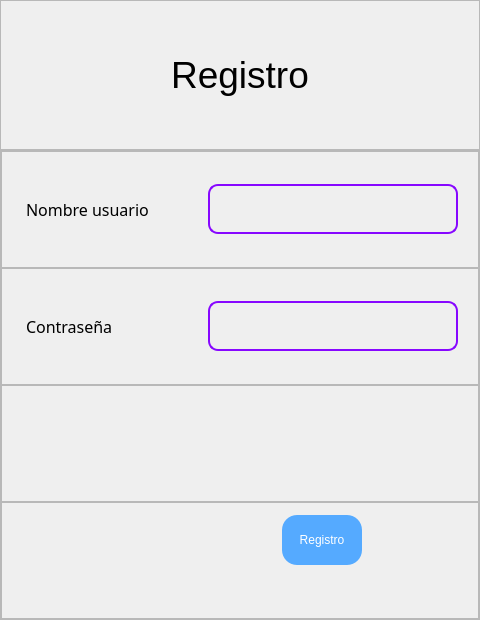
<?xml version="1.0" encoding="UTF-8"?>
<ui version="4.0">
 <class>MainWindow</class>
 <widget class="QMainWindow" name="MainWindow">
  <property name="geometry">
   <rect>
    <x>0</x>
    <y>0</y>
    <width>480</width>
    <height>620</height>
   </rect>
  </property>
  <property name="windowTitle">
   <string>Registro NoteDesk</string>
  </property>
  <widget class="QWidget" name="centralwidget">
   <layout class="QGridLayout" name="gridLayout">
    <property name="leftMargin">
     <number>0</number>
    </property>
    <property name="topMargin">
     <number>0</number>
    </property>
    <property name="rightMargin">
     <number>0</number>
    </property>
    <property name="bottomMargin">
     <number>0</number>
    </property>
    <property name="spacing">
     <number>0</number>
    </property>
    <item row="0" column="0">
     <widget class="QFrame" name="frame">
      <property name="sizePolicy">
       <sizepolicy hsizetype="Ignored" vsizetype="Fixed">
        <horstretch>0</horstretch>
        <verstretch>0</verstretch>
       </sizepolicy>
      </property>
      <property name="maximumSize">
       <size>
        <width>16777215</width>
        <height>150</height>
       </size>
      </property>
      <property name="styleSheet">
       <string notr="true"/>
      </property>
      <property name="frameShape">
       <enum>QFrame::StyledPanel</enum>
      </property>
      <property name="frameShadow">
       <enum>QFrame::Raised</enum>
      </property>
      <layout class="QGridLayout" name="gridLayout_2">
       <property name="leftMargin">
        <number>0</number>
       </property>
       <property name="topMargin">
        <number>0</number>
       </property>
       <property name="rightMargin">
        <number>0</number>
       </property>
       <property name="bottomMargin">
        <number>0</number>
       </property>
       <property name="spacing">
        <number>0</number>
       </property>
       <item row="0" column="4">
        <spacer name="horizontalSpacer_2">
         <property name="orientation">
          <enum>Qt::Horizontal</enum>
         </property>
         <property name="sizeHint" stdset="0">
          <size>
           <width>40</width>
           <height>20</height>
          </size>
         </property>
        </spacer>
       </item>
       <item row="0" column="3">
        <widget class="QLabel" name="label">
         <property name="sizePolicy">
          <sizepolicy hsizetype="Maximum" vsizetype="Fixed">
           <horstretch>0</horstretch>
           <verstretch>0</verstretch>
          </sizepolicy>
         </property>
         <property name="styleSheet">
          <string notr="true">
border-color: rgb(0, 0, 0);
selection-color: rgb(0, 0, 0);
font: 87 8pt &quot;Raleway Black&quot;;
font-size: 28pt;</string>
         </property>
         <property name="frameShape">
          <enum>QFrame::NoFrame</enum>
         </property>
         <property name="text">
          <string>Registro</string>
         </property>
         <property name="alignment">
          <set>Qt::AlignCenter</set>
         </property>
        </widget>
       </item>
       <item row="0" column="1">
        <spacer name="horizontalSpacer">
         <property name="orientation">
          <enum>Qt::Horizontal</enum>
         </property>
         <property name="sizeHint" stdset="0">
          <size>
           <width>40</width>
           <height>20</height>
          </size>
         </property>
        </spacer>
       </item>
      </layout>
     </widget>
    </item>
    <item row="1" column="0">
     <widget class="QFrame" name="frame_2">
      <property name="maximumSize">
       <size>
        <width>16777215</width>
        <height>470</height>
       </size>
      </property>
      <property name="styleSheet">
       <string notr="true">QLabel {
	font: 63 12pt &quot;Raleway SemiBold&quot;;
	color: rgb(0, 0, 0);
	margin-right:  15px;
}
QPushButton{	
	font: 63 12pt &quot;Raleway SemiBold&quot;;
	background-color: rgb(85, 170, 255);
	color: white;
	border-radius: 15px;
	width: 60px;
	height: 30px;
	font-size: 12px;
	text-align: center;
	line-height: 20px;
	text-decoration: none;
	display: inline-block;
}
QPushButton:hover {
	
	background-color: rgb(80, 160, 240);
}

QLineEdit {
	font: 57 10pt &quot;Raleway Medium&quot;;
	border: 2px solid #8707ff;
	border-radius: 10px;
	padding: 10px 25px;
	background: transparent;
}</string>
      </property>
      <property name="frameShape">
       <enum>QFrame::StyledPanel</enum>
      </property>
      <property name="frameShadow">
       <enum>QFrame::Raised</enum>
      </property>
      <layout class="QVBoxLayout" name="verticalLayout">
       <property name="spacing">
        <number>0</number>
       </property>
       <property name="leftMargin">
        <number>0</number>
       </property>
       <property name="topMargin">
        <number>0</number>
       </property>
       <property name="rightMargin">
        <number>0</number>
       </property>
       <property name="bottomMargin">
        <number>0</number>
       </property>
       <item>
        <widget class="QFrame" name="frame_3">
         <property name="styleSheet">
          <string notr="true"/>
         </property>
         <property name="frameShape">
          <enum>QFrame::StyledPanel</enum>
         </property>
         <property name="frameShadow">
          <enum>QFrame::Raised</enum>
         </property>
         <layout class="QHBoxLayout" name="horizontalLayout">
          <property name="spacing">
           <number>0</number>
          </property>
          <property name="leftMargin">
           <number>20</number>
          </property>
          <property name="topMargin">
           <number>0</number>
          </property>
          <property name="rightMargin">
           <number>20</number>
          </property>
          <property name="bottomMargin">
           <number>0</number>
          </property>
          <item>
           <widget class="QLabel" name="labelUsername">
            <property name="font">
             <font>
              <family>Raleway SemiBold</family>
              <pointsize>12</pointsize>
              <weight>7</weight>
              <italic>false</italic>
              <bold>false</bold>
             </font>
            </property>
            <property name="styleSheet">
             <string notr="true"/>
            </property>
            <property name="text">
             <string>Nombre usuario</string>
            </property>
            <property name="alignment">
             <set>Qt::AlignLeading|Qt::AlignLeft|Qt::AlignVCenter</set>
            </property>
           </widget>
          </item>
          <item>
           <widget class="QLineEdit" name="registerUsername">
            <property name="maximumSize">
             <size>
              <width>250</width>
              <height>50</height>
             </size>
            </property>
            <property name="styleSheet">
             <string notr="true"/>
            </property>
            <property name="text">
             <string/>
            </property>
           </widget>
          </item>
         </layout>
        </widget>
       </item>
       <item>
        <widget class="QFrame" name="frame_4">
         <property name="styleSheet">
          <string notr="true"/>
         </property>
         <property name="frameShape">
          <enum>QFrame::StyledPanel</enum>
         </property>
         <property name="frameShadow">
          <enum>QFrame::Raised</enum>
         </property>
         <layout class="QHBoxLayout" name="horizontalLayout_2">
          <property name="spacing">
           <number>0</number>
          </property>
          <property name="leftMargin">
           <number>20</number>
          </property>
          <property name="topMargin">
           <number>0</number>
          </property>
          <property name="rightMargin">
           <number>20</number>
          </property>
          <property name="bottomMargin">
           <number>0</number>
          </property>
          <item>
           <widget class="QLabel" name="labelUsername_2">
            <property name="font">
             <font>
              <family>Raleway SemiBold</family>
              <pointsize>12</pointsize>
              <weight>7</weight>
              <italic>false</italic>
              <bold>false</bold>
             </font>
            </property>
            <property name="styleSheet">
             <string notr="true"/>
            </property>
            <property name="text">
             <string>Contraseña</string>
            </property>
            <property name="alignment">
             <set>Qt::AlignLeading|Qt::AlignLeft|Qt::AlignVCenter</set>
            </property>
           </widget>
          </item>
          <item>
           <widget class="QLineEdit" name="registerPassword">
            <property name="maximumSize">
             <size>
              <width>250</width>
              <height>50</height>
             </size>
            </property>
            <property name="styleSheet">
             <string notr="true"/>
            </property>
            <property name="echoMode">
             <enum>QLineEdit::Password</enum>
            </property>
           </widget>
          </item>
         </layout>
        </widget>
       </item>
       <item>
        <widget class="QFrame" name="frame_5">
         <property name="styleSheet">
          <string notr="true"/>
         </property>
         <property name="frameShape">
          <enum>QFrame::StyledPanel</enum>
         </property>
         <property name="frameShadow">
          <enum>QFrame::Raised</enum>
         </property>
         <layout class="QHBoxLayout" name="horizontalLayout_3">
          <property name="spacing">
           <number>0</number>
          </property>
          <property name="leftMargin">
           <number>20</number>
          </property>
          <property name="topMargin">
           <number>0</number>
          </property>
          <property name="rightMargin">
           <number>20</number>
          </property>
          <property name="bottomMargin">
           <number>0</number>
          </property>
         </layout>
        </widget>
       </item>
       <item>
        <widget class="QFrame" name="frame_6">
         <property name="styleSheet">
          <string notr="true"/>
         </property>
         <property name="frameShape">
          <enum>QFrame::StyledPanel</enum>
         </property>
         <property name="frameShadow">
          <enum>QFrame::Raised</enum>
         </property>
         <layout class="QHBoxLayout" name="horizontalLayout_4">
          <property name="spacing">
           <number>0</number>
          </property>
          <property name="leftMargin">
           <number>0</number>
          </property>
          <property name="topMargin">
           <number>0</number>
          </property>
          <property name="rightMargin">
           <number>0</number>
          </property>
          <property name="bottomMargin">
           <number>40</number>
          </property>
          <item>
           <widget class="QPushButton" name="backButton">
            <property name="sizePolicy">
             <sizepolicy hsizetype="Minimum" vsizetype="Fixed">
              <horstretch>0</horstretch>
              <verstretch>0</verstretch>
             </sizepolicy>
            </property>
            <property name="maximumSize">
             <size>
              <width>50</width>
              <height>50</height>
             </size>
            </property>
            <property name="cursor">
             <cursorShape>PointingHandCursor</cursorShape>
            </property>
            <property name="styleSheet">
             <string notr="true">background-color: transparent;
padding-left: 20px;
</string>
            </property>
            <property name="text">
             <string/>
            </property>
            <property name="icon">
             <iconset>
              <normaloff>icon pack/ATRAS.png</normaloff>icon pack/ATRAS.png</iconset>
            </property>
            <property name="iconSize">
             <size>
              <width>50</width>
              <height>50</height>
             </size>
            </property>
           </widget>
          </item>
          <item>
           <widget class="QPushButton" name="signupbutton">
            <property name="sizePolicy">
             <sizepolicy hsizetype="MinimumExpanding" vsizetype="Fixed">
              <horstretch>0</horstretch>
              <verstretch>0</verstretch>
             </sizepolicy>
            </property>
            <property name="maximumSize">
             <size>
              <width>80</width>
              <height>50</height>
             </size>
            </property>
            <property name="cursor">
             <cursorShape>PointingHandCursor</cursorShape>
            </property>
            <property name="styleSheet">
             <string notr="true"/>
            </property>
            <property name="text">
             <string>Registro</string>
            </property>
           </widget>
          </item>
         </layout>
        </widget>
       </item>
      </layout>
     </widget>
    </item>
   </layout>
  </widget>
 </widget>
 <resources/>
 <connections/>
</ui>
